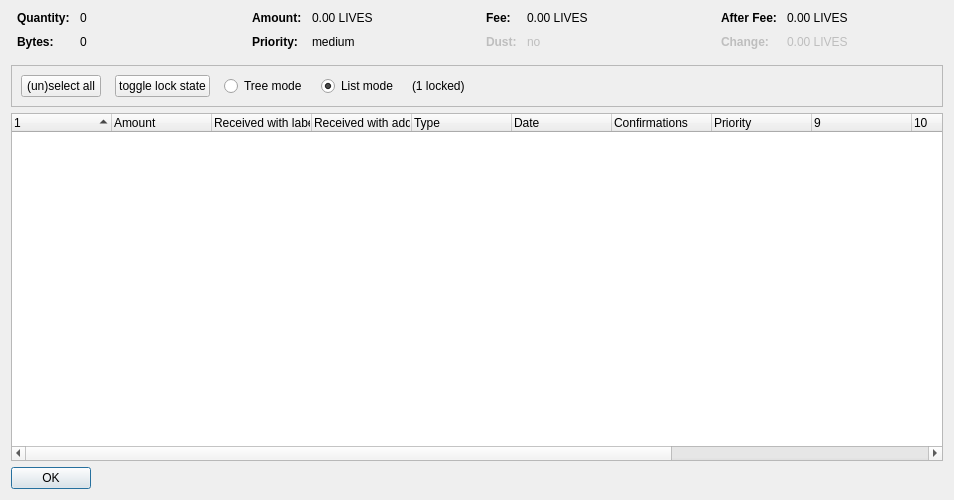
<?xml version="1.0" encoding="UTF-8"?>
<ui version="4.0">
 <class>CoinControlDialog</class>
 <widget class="QDialog" name="CoinControlDialog">
  <property name="geometry">
   <rect>
    <x>0</x>
    <y>0</y>
    <width>954</width>
    <height>500</height>
   </rect>
  </property>
  <property name="windowTitle">
   <string>Coin Selection</string>
  </property>
  <layout class="QVBoxLayout" name="verticalLayout">
   <item>
    <layout class="QHBoxLayout" name="horizontalLayoutTop" stretch="0,0,0,0">
     <property name="topMargin">
      <number>0</number>
     </property>
     <property name="bottomMargin">
      <number>10</number>
     </property>
     <item>
      <layout class="QFormLayout" name="formLayoutCoinControl1">
       <property name="horizontalSpacing">
        <number>10</number>
       </property>
       <property name="verticalSpacing">
        <number>10</number>
       </property>
       <property name="leftMargin">
        <number>6</number>
       </property>
       <property name="rightMargin">
        <number>6</number>
       </property>
       <item row="0" column="0">
        <widget class="QLabel" name="labelCoinControlQuantityText">
         <property name="font">
          <font>
           <weight>75</weight>
           <bold>true</bold>
          </font>
         </property>
         <property name="text">
          <string>Quantity:</string>
         </property>
        </widget>
       </item>
       <item row="0" column="1">
        <widget class="QLabel" name="labelCoinControlQuantity">
         <property name="cursor">
          <cursorShape>IBeamCursor</cursorShape>
         </property>
         <property name="contextMenuPolicy">
          <enum>Qt::ActionsContextMenu</enum>
         </property>
         <property name="text">
          <string notr="true">0</string>
         </property>
         <property name="textInteractionFlags">
          <set>Qt::LinksAccessibleByMouse|Qt::TextSelectableByKeyboard|Qt::TextSelectableByMouse</set>
         </property>
        </widget>
       </item>
       <item row="1" column="0">
        <widget class="QLabel" name="labelCoinControlBytesText">
         <property name="font">
          <font>
           <weight>75</weight>
           <bold>true</bold>
          </font>
         </property>
         <property name="text">
          <string>Bytes:</string>
         </property>
        </widget>
       </item>
       <item row="1" column="1">
        <widget class="QLabel" name="labelCoinControlBytes">
         <property name="cursor">
          <cursorShape>IBeamCursor</cursorShape>
         </property>
         <property name="contextMenuPolicy">
          <enum>Qt::ActionsContextMenu</enum>
         </property>
         <property name="text">
          <string notr="true">0</string>
         </property>
         <property name="textInteractionFlags">
          <set>Qt::LinksAccessibleByMouse|Qt::TextSelectableByKeyboard|Qt::TextSelectableByMouse</set>
         </property>
        </widget>
       </item>
      </layout>
     </item>
     <item>
      <layout class="QFormLayout" name="formLayoutCoinControl2">
       <property name="horizontalSpacing">
        <number>10</number>
       </property>
       <property name="verticalSpacing">
        <number>10</number>
       </property>
       <property name="leftMargin">
        <number>6</number>
       </property>
       <property name="rightMargin">
        <number>6</number>
       </property>
       <item row="0" column="0">
        <widget class="QLabel" name="labelCoinControlAmountText">
         <property name="font">
          <font>
           <weight>75</weight>
           <bold>true</bold>
          </font>
         </property>
         <property name="text">
          <string>Amount:</string>
         </property>
        </widget>
       </item>
       <item row="0" column="1">
        <widget class="QLabel" name="labelCoinControlAmount">
         <property name="cursor">
          <cursorShape>IBeamCursor</cursorShape>
         </property>
         <property name="contextMenuPolicy">
          <enum>Qt::ActionsContextMenu</enum>
         </property>
         <property name="text">
          <string notr="true">0.00 LIVES</string>
         </property>
         <property name="textInteractionFlags">
          <set>Qt::LinksAccessibleByMouse|Qt::TextSelectableByKeyboard|Qt::TextSelectableByMouse</set>
         </property>
        </widget>
       </item>
       <item row="1" column="0">
        <widget class="QLabel" name="labelCoinControlPriorityText">
         <property name="font">
          <font>
           <weight>75</weight>
           <bold>true</bold>
          </font>
         </property>
         <property name="text">
          <string>Priority:</string>
         </property>
        </widget>
       </item>
       <item row="1" column="1">
        <widget class="QLabel" name="labelCoinControlPriority">
         <property name="cursor">
          <cursorShape>IBeamCursor</cursorShape>
         </property>
         <property name="contextMenuPolicy">
          <enum>Qt::ActionsContextMenu</enum>
         </property>
         <property name="text">
          <string>medium</string>
         </property>
         <property name="textInteractionFlags">
          <set>Qt::LinksAccessibleByMouse|Qt::TextSelectableByKeyboard|Qt::TextSelectableByMouse</set>
         </property>
        </widget>
       </item>
      </layout>
     </item>
     <item>
      <layout class="QFormLayout" name="formLayoutCoinControl3">
       <property name="horizontalSpacing">
        <number>10</number>
       </property>
       <property name="verticalSpacing">
        <number>10</number>
       </property>
       <property name="leftMargin">
        <number>6</number>
       </property>
       <property name="rightMargin">
        <number>6</number>
       </property>
       <item row="0" column="0">
        <widget class="QLabel" name="labelCoinControlFeeText">
         <property name="font">
          <font>
           <weight>75</weight>
           <bold>true</bold>
          </font>
         </property>
         <property name="text">
          <string>Fee:</string>
         </property>
        </widget>
       </item>
       <item row="0" column="1">
        <widget class="QLabel" name="labelCoinControlFee">
         <property name="cursor">
          <cursorShape>IBeamCursor</cursorShape>
         </property>
         <property name="contextMenuPolicy">
          <enum>Qt::ActionsContextMenu</enum>
         </property>
         <property name="text">
          <string notr="true">0.00 LIVES</string>
         </property>
         <property name="textInteractionFlags">
          <set>Qt::LinksAccessibleByMouse|Qt::TextSelectableByKeyboard|Qt::TextSelectableByMouse</set>
         </property>
        </widget>
       </item>
       <item row="1" column="0">
        <widget class="QLabel" name="labelCoinControlLowOutputText">
         <property name="enabled">
          <bool>false</bool>
         </property>
         <property name="font">
          <font>
           <weight>75</weight>
           <bold>true</bold>
          </font>
         </property>
         <property name="text">
          <string>Dust:</string>
         </property>
        </widget>
       </item>
       <item row="1" column="1">
        <widget class="QLabel" name="labelCoinControlLowOutput">
         <property name="enabled">
          <bool>false</bool>
         </property>
         <property name="cursor">
          <cursorShape>IBeamCursor</cursorShape>
         </property>
         <property name="contextMenuPolicy">
          <enum>Qt::ActionsContextMenu</enum>
         </property>
         <property name="text">
          <string>no</string>
         </property>
         <property name="textInteractionFlags">
          <set>Qt::LinksAccessibleByMouse|Qt::TextSelectableByKeyboard|Qt::TextSelectableByMouse</set>
         </property>
        </widget>
       </item>
      </layout>
     </item>
     <item>
      <layout class="QFormLayout" name="formLayoutCoinControl4">
       <property name="horizontalSpacing">
        <number>10</number>
       </property>
       <property name="verticalSpacing">
        <number>10</number>
       </property>
       <property name="leftMargin">
        <number>6</number>
       </property>
       <property name="rightMargin">
        <number>6</number>
       </property>
       <item row="0" column="0">
        <widget class="QLabel" name="labelCoinControlAfterFeeText">
         <property name="font">
          <font>
           <weight>75</weight>
           <bold>true</bold>
          </font>
         </property>
         <property name="text">
          <string>After Fee:</string>
         </property>
        </widget>
       </item>
       <item row="0" column="1">
        <widget class="QLabel" name="labelCoinControlAfterFee">
         <property name="cursor">
          <cursorShape>IBeamCursor</cursorShape>
         </property>
         <property name="contextMenuPolicy">
          <enum>Qt::ActionsContextMenu</enum>
         </property>
         <property name="text">
          <string notr="true">0.00 LIVES</string>
         </property>
         <property name="textInteractionFlags">
          <set>Qt::LinksAccessibleByMouse|Qt::TextSelectableByKeyboard|Qt::TextSelectableByMouse</set>
         </property>
        </widget>
       </item>
       <item row="1" column="0">
        <widget class="QLabel" name="labelCoinControlChangeText">
         <property name="enabled">
          <bool>false</bool>
         </property>
         <property name="font">
          <font>
           <weight>75</weight>
           <bold>true</bold>
          </font>
         </property>
         <property name="text">
          <string>Change:</string>
         </property>
        </widget>
       </item>
       <item row="1" column="1">
        <widget class="QLabel" name="labelCoinControlChange">
         <property name="enabled">
          <bool>false</bool>
         </property>
         <property name="cursor">
          <cursorShape>IBeamCursor</cursorShape>
         </property>
         <property name="contextMenuPolicy">
          <enum>Qt::ActionsContextMenu</enum>
         </property>
         <property name="text">
          <string notr="true">0.00 LIVES</string>
         </property>
         <property name="textInteractionFlags">
          <set>Qt::LinksAccessibleByMouse|Qt::TextSelectableByKeyboard|Qt::TextSelectableByMouse</set>
         </property>
        </widget>
       </item>
      </layout>
     </item>
    </layout>
   </item>
   <item>
    <widget class="QFrame" name="frame">
     <property name="minimumSize">
      <size>
       <width>0</width>
       <height>40</height>
      </size>
     </property>
     <property name="frameShape">
      <enum>QFrame::StyledPanel</enum>
     </property>
     <property name="frameShadow">
      <enum>QFrame::Sunken</enum>
     </property>
     <layout class="QHBoxLayout" name="horizontalLayout">
      <item>
       <layout class="QHBoxLayout" name="horizontalLayoutPanel" stretch="0,0,0,0,0,0">
        <property name="spacing">
         <number>14</number>
        </property>
        <item>
         <widget class="QPushButton" name="pushButtonSelectAll">
          <property name="sizePolicy">
           <sizepolicy hsizetype="Maximum" vsizetype="Fixed">
            <horstretch>0</horstretch>
            <verstretch>0</verstretch>
           </sizepolicy>
          </property>
          <property name="text">
           <string>(un)select all</string>
          </property>
          <property name="autoDefault">
           <bool>false</bool>
          </property>
         </widget>
        </item>
        <item>
         <widget class="QPushButton" name="pushButtonToggleLock">
          <property name="sizePolicy">
           <sizepolicy hsizetype="Maximum" vsizetype="Fixed">
            <horstretch>0</horstretch>
            <verstretch>0</verstretch>
           </sizepolicy>
          </property>
          <property name="text">
           <string>toggle lock state</string>
          </property>
          <property name="autoDefault">
           <bool>false</bool>
          </property>
         </widget>
        </item>
        <item>
         <widget class="QRadioButton" name="radioTreeMode">
          <property name="sizePolicy">
           <sizepolicy hsizetype="Maximum" vsizetype="Fixed">
            <horstretch>0</horstretch>
            <verstretch>0</verstretch>
           </sizepolicy>
          </property>
          <property name="text">
           <string>Tree mode</string>
          </property>
         </widget>
        </item>
        <item>
         <widget class="QRadioButton" name="radioListMode">
          <property name="sizePolicy">
           <sizepolicy hsizetype="Maximum" vsizetype="Fixed">
            <horstretch>0</horstretch>
            <verstretch>0</verstretch>
           </sizepolicy>
          </property>
          <property name="text">
           <string>List mode</string>
          </property>
          <property name="checked">
           <bool>true</bool>
          </property>
         </widget>
        </item>
        <item>
         <widget class="QLabel" name="labelLocked">
          <property name="text">
           <string>(1 locked)</string>
          </property>
         </widget>
        </item>
        <item>
         <spacer name="horizontalSpacer">
          <property name="orientation">
           <enum>Qt::Horizontal</enum>
          </property>
          <property name="sizeHint" stdset="0">
           <size>
            <width>40</width>
            <height>20</height>
           </size>
          </property>
         </spacer>
        </item>
       </layout>
      </item>
     </layout>
    </widget>
   </item>
   <item>
    <widget class="CoinControlTreeWidget" name="treeWidget">
     <property name="contextMenuPolicy">
      <enum>Qt::CustomContextMenu</enum>
     </property>
     <property name="sortingEnabled">
      <bool>false</bool>
     </property>
     <property name="columnCount">
      <number>13</number>
     </property>
     <attribute name="headerShowSortIndicator" stdset="0">
      <bool>true</bool>
     </attribute>
     <attribute name="headerStretchLastSection">
      <bool>false</bool>
     </attribute>
     <column>
      <property name="text">
       <string/>
      </property>
     </column>
     <column>
      <property name="text">
       <string>Amount</string>
      </property>
     </column>
     <column>
      <property name="text">
       <string>Received with label</string>
      </property>
     </column>
     <column>
      <property name="text">
       <string>Received with address</string>
      </property>
     </column>
     <column>
      <property name="text">
	<string>Type</string>
      </property>
     </column>
     <column>
      <property name="text">	 
       <string>Date</string>
      </property>
     </column>
     <column>
      <property name="text">
       <string>Confirmations</string>
      </property>
      <property name="toolTip">
       <string>Confirmed</string>
      </property>
     </column>
     <column>
      <property name="text">
       <string>Priority</string>
      </property>
     </column>
     <column>
      <property name="text">
       <string/>
      </property>
     </column>
     <column>
      <property name="text">
       <string/>
      </property>
     </column>
     <column>
      <property name="text">
       <string/>
      </property>
     </column>
     <column>
      <property name="text">
       <string/>
      </property>
     </column>
     <column>
      <property name="text">
       <string/>
      </property>
     </column>
    </widget>
   </item>
   <item>
    <widget class="QDialogButtonBox" name="buttonBox">
     <property name="sizePolicy">
      <sizepolicy hsizetype="Maximum" vsizetype="Fixed">
       <horstretch>0</horstretch>
       <verstretch>0</verstretch>
      </sizepolicy>
     </property>
     <property name="orientation">
      <enum>Qt::Horizontal</enum>
     </property>
     <property name="standardButtons">
      <set>QDialogButtonBox::Ok</set>
     </property>
    </widget>
   </item>
  </layout>
 </widget>
 <customwidgets>
  <customwidget>
   <class>CoinControlTreeWidget</class>
   <extends>QTreeWidget</extends>
   <header>coincontroltreewidget.h</header>
  </customwidget>
 </customwidgets>
 <resources/>
 <connections/>
</ui>
